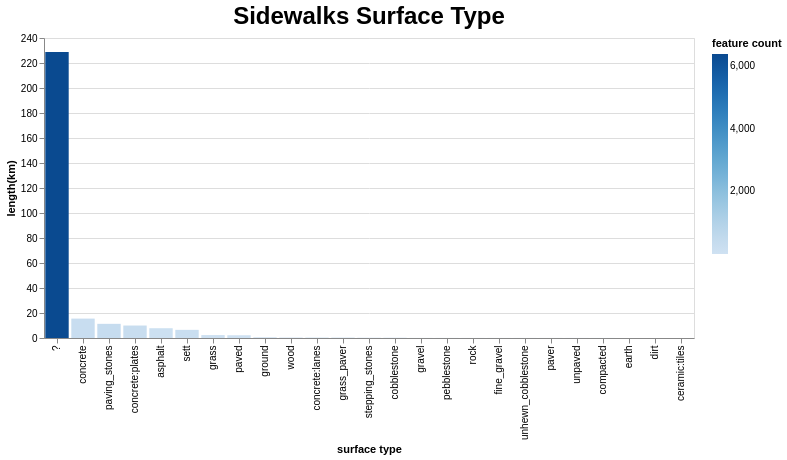

Describe this chart as a Vega-Lite specification.
### Vega-Lite specification from a JSON file in a GitHub repository (floating-point values rounded to 4 significant figures)
{"config": {"view": {"continuousWidth": 300, "continuousHeight": 300}, "title": {"fontSize": 24}}, "data": {"name": "data-5dab8abaf7591df680d5df4d0f14a17e"}, "mark": {"type": "bar"}, "encoding": {"color": {"field": "feature count", "type": "quantitative"}, "tooltip": {"field": "length(km)", "type": "quantitative"}, "x": {"field": "surface type", "sort": "-y", "type": "nominal"}, "y": {"field": "length(km)", "type": "quantitative"}}, "height": 300, "params": [{"name": "param_2", "select": {"type": "interval", "encodings": ["x", "y"]}, "bind": "scales"}], "title": "Sidewalks Surface Type", "width": 650, "$schema": "https://vega.github.io/schema/vega-lite/v5.json", "datasets": {"data-5dab8abaf7591df680d5df4d0f14a17e": [{"surface type": "?", "feature count": 6390, "length(km)": 228.7}, {"surface type": "asphalt", "feature count": 101, "length(km)": 7.827}, {"surface type": "ceramic:tiles", "feature count": 1, "length(km)": 0.002825}, {"surface type": "cobblestone", "feature count": 5, "length(km)": 0.218}, {"surface type": "compacted", "feature count": 4, "length(km)": 0.04826}, {"surface type": "concrete", "feature count": 255, "length(km)": 15.52}, {"surface type": "concrete:lanes", "feature count": 15, "length(km)": 0.359}, {"surface type": "concrete:plates", "feature count": 278, "length(km)": 9.985}, {"surface type": "dirt", "feature count": 1, "length(km)": 0.006994}, {"surface type": "earth", "feature count": 1, "length(km)": 0.01202}, {"surface type": "fine_gravel", "feature count": 4, "length(km)": 0.0591}, {"surface type": "grass", "feature count": 84, "length(km)": 2.338}, {"surface type": "grass_paver", "feature count": 4, "length(km)": 0.3463}, {"surface type": "gravel", "feature count": 3, "length(km)": 0.0698}, {"surface type": "ground", "feature count": 8, "length(km)": 0.5751}, {"surface type": "paved", "feature count": 27, "length(km)": 2.201}, {"surface type": "paver", "feature count": 1, "length(km)": 0.05802}, {"surface type": "paving_stones", "feature count": 332, "length(km)": 11.34}, {"surface type": "pebblestone", "feature count": 2, "length(km)": 0.06488}, {"surface type": "rock", "feature count": 1, "length(km)": 0.06066}, {"surface type": "sett", "feature count": 219, "length(km)": 6.527}, {"surface type": "stepping_stones", "feature count": 6, "length(km)": 0.2201}, {"surface type": "unhewn_cobblestone", "feature count": 2, "length(km)": 0.05829}, {"surface type": "unpaved", "feature count": 2, "length(km)": 0.05294}, {"surface type": "wood", "feature count": 16, "length(km)": 0.3733}]}}
